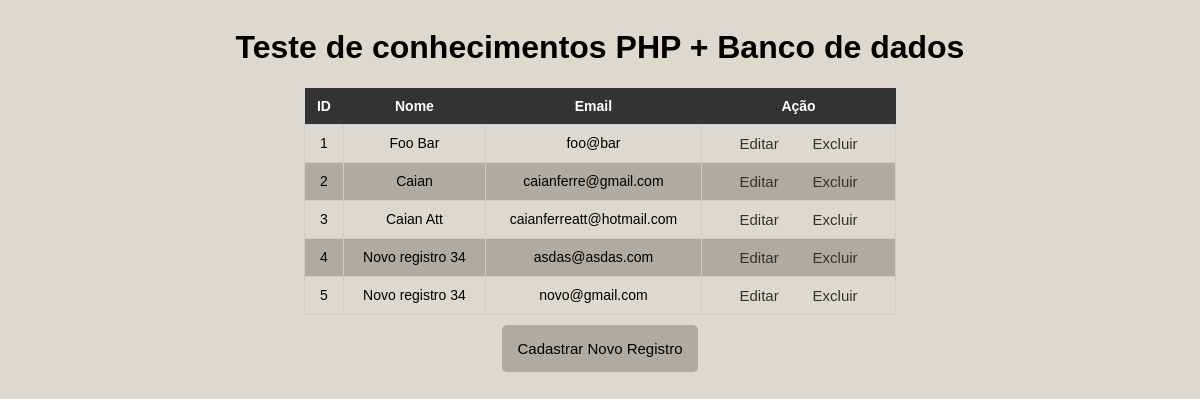
Before: / with the older database file.
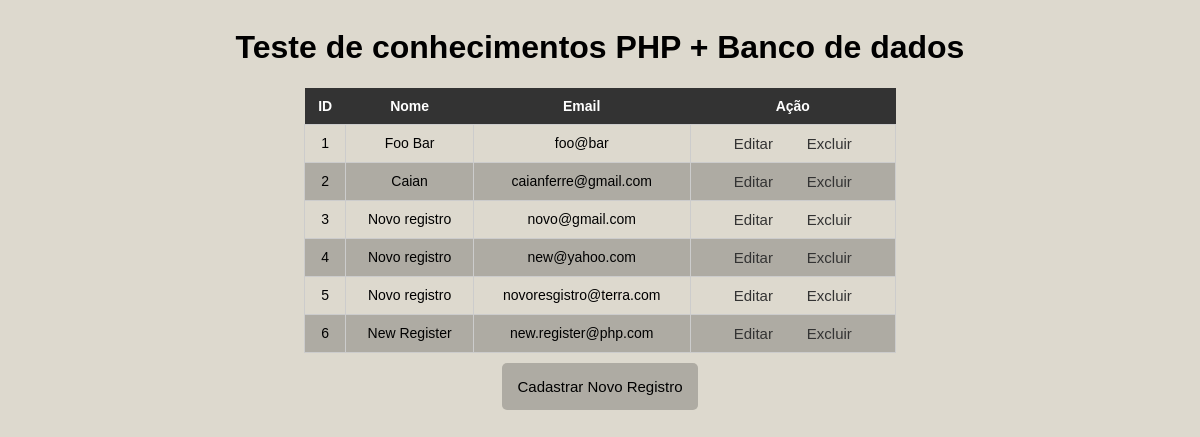
After: the same page with the newer database file.
### tables this page shows
CREATE TABLE users(
    id INTEGER PRIMARY KEY,
    name varchar(100) NOT NULL,
    email varchar(100) NOT NULL
);

### connection.php (called while the page is built, shortened)
<?php
class Connection {
    private $databaseFile;
    private $connection;
    public function __construct()
    {
        $this->databaseFile = realpath(__DIR__ . "/database/db.sqlite");
    }
    private function connect()
    {
        return $this->connection = new PDO("sqlite:{$this->databaseFile}");
    }
    public function getConnection()
    {
        return $this->connection ?: $this->connection = $this->connect();
    }
    public function query($query)
    {
        $result      = $this->getConnection()->query($query);
        $result->setFetchMode(PDO::FETCH_INTO, new stdClass);
        return $result;
    }
}

### index.php (the view)
<!DOCTYPE html>
<html>
<head>
    <link rel="stylesheet" type="text/css" href="style/style.css">
</head>
<body>
    <?php
    require 'connection.php';
    $connection = new Connection();
    $users = $connection->query("SELECT * FROM users");
    echo "
            <h1>Teste de conhecimentos PHP + Banco de dados</h1>
            <table class='styled-table'>
                <tr>
                    <th>ID</th>
                    <th>Nome</th>
                    <th>Email</th>
                    <th>Ação</th>
                </tr>
        ";
    foreach($users as $user) {
        echo sprintf("<tr>
                          <td>%s</td>
                          <td>%s</td>
                          <td>%s</td>
                          <td>
                            <a href='crud/edit/edit.php?id=%s'>Editar</a>
                            <a href='crud/delete/delete.php?id=%s'>Excluir</a>
                        </td>
                    </tr>",
        $user->id, $user->name, $user->email, $user->id, $user->id);
    }
    echo "</table>";
    echo '
        <form action="crud/create/create.php" method="post">
            <input type="submit" value="Cadastrar Novo Registro">
        </form>
    ';
    ?>
</body>
</html>

Changed rows visible on the page:
changed users id 3: name "Caian Att" → "Novo registro"; email "caianferreatt@hotmail.com" → "novo@gmail.com"
changed users id 4: name "Novo registro 34" → "Novo registro"; email "asdas@asdas.com" → "new@yahoo.com"
changed users id 5: name "Novo registro 34" → "Novo registro"; email "novo@gmail.com" → "novoresgistro@terra.com"
added users: id "6", name "New Register", email "new.register@php.com"
